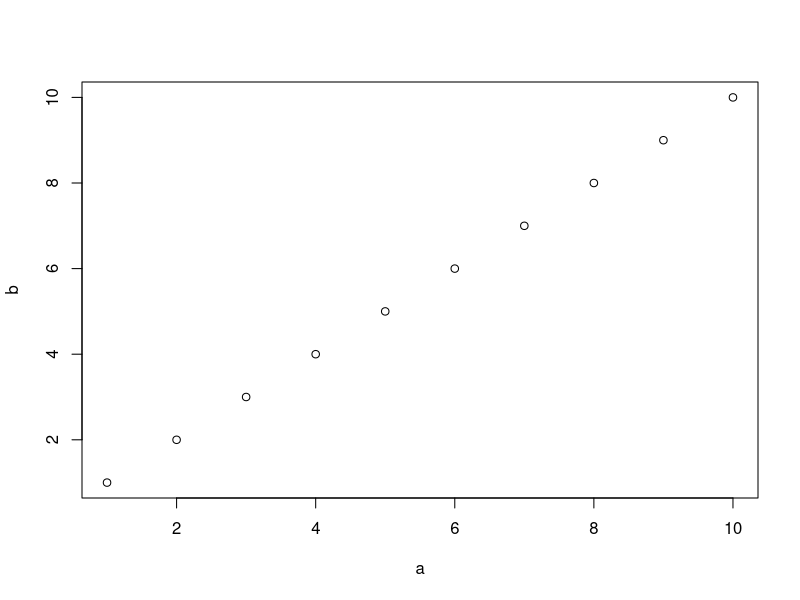

This chart was generated by the following R code:
## ---- chunk 1

a<-1:10

b<-1:10

plot(a,b)
## ---- chunk 2
x<-4*8
y<-c(4,6,8,10)
y
